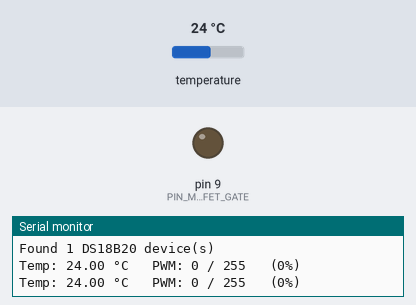
The sketch below on a simulated Arduino Uno, built with avr-gcc and run on an emulated ATmega328P. Shown: output pins drawn as LEDs (lit = HIGH), the last lines printed to the serial monitor. The test bench sets the inputs (shaded band); at power-on: temperature 24 °C.

Above: at 3.3 s.
3.4 s: temperature set to 33 °C
At 5.5 s:
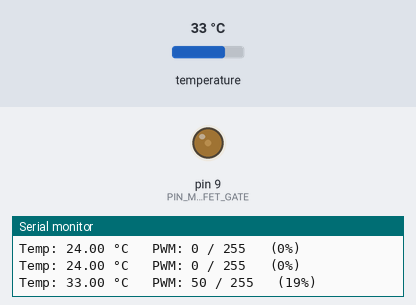
5.9 s: temperature set to 41 °C
At 7.0 s:
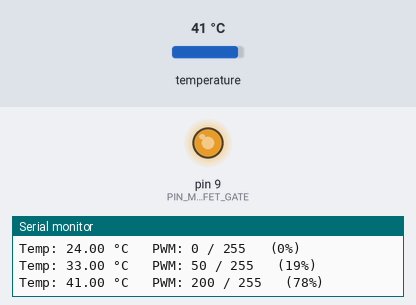
Timing chart, 0 to 8.9 s (numbered marks = the images above; inputs shaded):
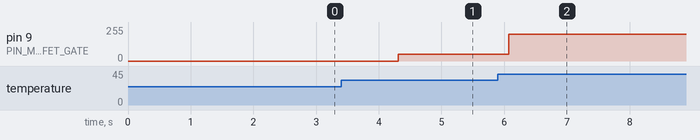

The sketch:

ThermoVent.ino
```cpp
// ThermoVent — thermally-actuated vest controller
// Reads skin temperature from a DS18B20, drives a nitinol wire via MOSFET PWM
// to proportionally open ventilation louvers as the wearer warms up.
//
// Hardware: Seeed XIAO SAMD21
//   D2 -> DS18B20 data line (1-Wire bus, 4.7kΩ pull-up to 5V)
//   D9 -> IRLZ44N MOSFET gate via 220Ω resistor; MOSFET switches nitinol to GND
//
// Status: UNTESTED. Hardware not yet assembled. Compiles cleanly for XIAO SAMD21.

#include <OneWire.h>
#include <DallasTemperature.h>

// --- Pin assignments ---
const int PIN_TEMP_SENSOR = 2;   // D2 on XIAO
const int PIN_MOSFET_GATE = 9;   // D9 on XIAO (PWM-capable)

// --- Control law thresholds ---
const float TEMP_VENT_START = 32.0;  // °C — below this, vents fully closed
const float TEMP_VENT_FULL  = 36.0;  // °C — above this, vents fully open

// --- Safety limit ---
// Nitinol activates around 70°C wire temperature. Cap PWM to limit average
// current and prevent the wire from overheating if the sensor fails high.
const int PWM_MAX = 200;  // out of 255 (~78% duty cycle)

// --- Loop timing ---
const unsigned long LOOP_INTERVAL_MS = 1000;  // read + update once per second

// --- Sensor objects ---
OneWire oneWire(PIN_TEMP_SENSOR);
DallasTemperature sensors(&oneWire);

void setup() {
  Serial.begin(115200);
  while (!Serial && millis() < 3000) {
    // Wait briefly for serial connection, but don't hang forever if unplugged
  }
  Serial.println("ThermoVent starting...");

  sensors.begin();
  Serial.print("Found ");
  Serial.print(sensors.getDeviceCount());
  Serial.println(" DS18B20 device(s)");

  pinMode(PIN_MOSFET_GATE, OUTPUT);
  analogWrite(PIN_MOSFET_GATE, 0);  // start with vents closed
}

void loop() {
  // Request a fresh reading from the sensor
  sensors.requestTemperatures();
  float tempC = sensors.getTempCByIndex(0);

  // Sanity check: DS18B20 returns -127 if disconnected or unreadable
  if (tempC == DEVICE_DISCONNECTED_C) {
    Serial.println("ERROR: temperature sensor disconnected");
    analogWrite(PIN_MOSFET_GATE, 0);  // fail safe: vents closed
    delay(LOOP_INTERVAL_MS);
    return;
  }

  // Compute PWM duty cycle from temperature using the control law
  int pwmValue = computePWM(tempC);
  analogWrite(PIN_MOSFET_GATE, pwmValue);

  // Log to serial for debugging
  Serial.print("Temp: ");
  Serial.print(tempC, 2);
  Serial.print(" °C   PWM: ");
  Serial.print(pwmValue);
  Serial.print(" / 255   (");
  Serial.print((pwmValue * 100) / 255);
  Serial.println("%)");

  delay(LOOP_INTERVAL_MS);
}

// Map temperature to PWM duty cycle.
// Below TEMP_VENT_START: 0 (vents closed).
// Above TEMP_VENT_FULL:  PWM_MAX (vents fully open).
// In between: linear ramp.
int computePWM(float tempC) {
  if (tempC <= TEMP_VENT_START) return 0;
  if (tempC >= TEMP_VENT_FULL) return PWM_MAX;

  float fraction = (tempC - TEMP_VENT_START) / (TEMP_VENT_FULL - TEMP_VENT_START);
  return (int)(fraction * PWM_MAX);
}
```

Measured:
- after the input at 3.4 s, pin 9 (PIN_MOSFET_GATE): 0/255 → 50/255 after 0.91 s
- after the input at 5.9 s, pin 9 (PIN_MOSFET_GATE): 50/255 → 200/255 after 0.18 s
